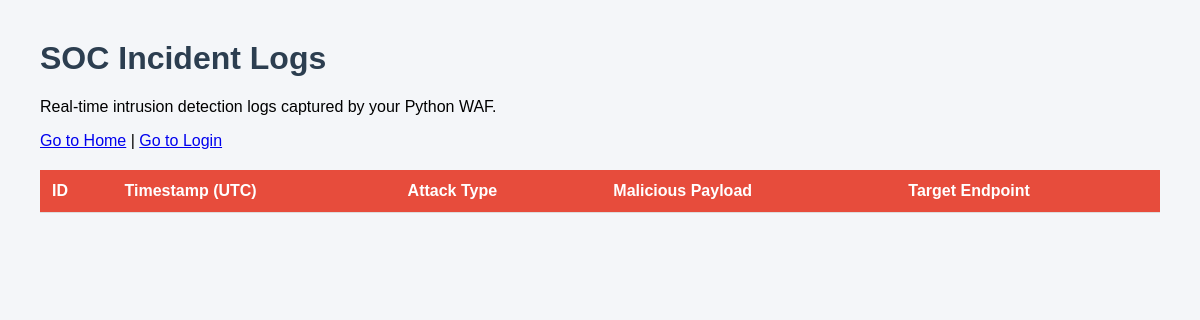
Page /dashboard on the earlier database version.
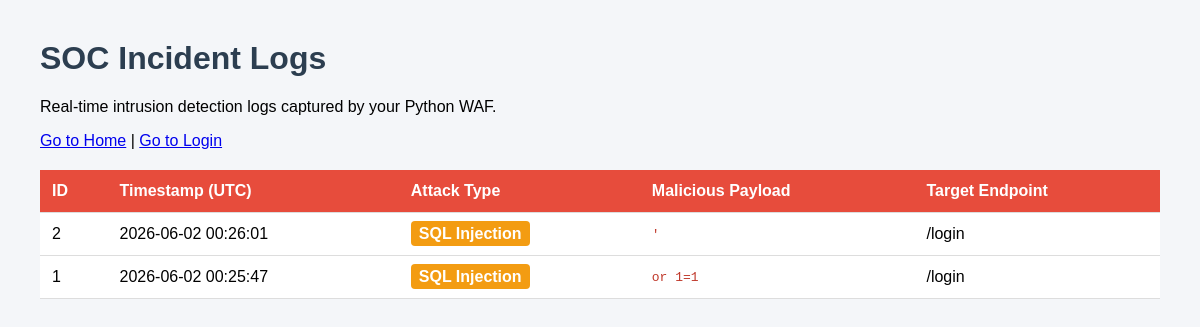
Same page on the later database version.
### tables this page shows
CREATE TABLE attack_logs (
            id INTEGER PRIMARY KEY AUTOINCREMENT,
            timestamp DATETIME DEFAULT CURRENT_TIMESTAMP,
            attack_type TEXT NOT NULL,
            payload TEXT NOT NULL,
            vulnerable_endpoint TEXT NOT NULL
        );

### app.py (the view)
@app.route('/dashboard')
def dashboard():
    base_dir = os.path.dirname(os.path.abspath(__file__))
    db_path = os.path.join(base_dir, 'security_logs.db')
    conn = sqlite3.connect(db_path)
    cursor = conn.cursor()
    cursor.execute('SELECT id, timestamp, attack_type, payload, vulnerable_endpoint FROM attack_logs ORDER BY id DESC')
    all_logs = cursor.fetchall()
    print("\n=== SYSTEM DATABASE CHECK ===")
    print(f"RAW DATABASE LOGS: {all_logs}\n")
    conn.close()
    return render_template('dashboard.html', logs=all_logs)

### templates/dashboard.html (shortened to what this page needs)
<!DOCTYPE html>
<html lang="en">
<head>
</head>
<body>
    <h1>SOC Incident Logs</h1>
    <p>Real-time intrusion detection logs captured by your Python WAF.</p>
    <a href="/">Go to Home</a> | <a href="/login">Go to Login</a>
    <table>
        <thead>
            <tr>
                <th>ID</th>
                <th>Timestamp (UTC)</th>
                <th>Attack Type</th>
                <th>Malicious Payload</th>
                <th>Target Endpoint</th>
            </tr>
        </thead>
        <tbody>
            {% for log in logs %}
            <tr>
                <td>{{ log[0] }}</td> <td>{{ log[1] }}</td> <td><span class="badge">{{ log[2] }}</span></td> <td style="font-family: monospace; color: #c0392b;">{{ log[3] }}</td> <td>{{ log[4] }}</td> </tr>
            {% endfor %}
        </tbody>
    </table>
</body>
</html>

### templates/dashboard.html (style rules this page uses)
body { font-family: Arial, sans-serif; margin: 40px; background-color: #f4f6f9; }
h1 { color: #2c3e50; }
table { width: 100%; border-collapse: collapse; margin-top: 20px; background: white; }
th, td { padding: 12px; text-align: left; border-bottom: 1px solid #ddd; }
th { background-color: #e74c3c; color: white; }
.badge { background-color: #f39c12; color: white; padding: 4px 8px; border-radius: 4px; font-weight: bold; }

Differences in the rows shown:
added attack_logs: id "2", timestamp "2026-06-02 00:26:01", attack_type "SQL Injection", payload "'", vulnerable_endpoint "/login"
added attack_logs: id "1", timestamp "2026-06-02 00:25:47", attack_type "SQL Injection", payload "or 1=1", vulnerable_endpoint "/login"
